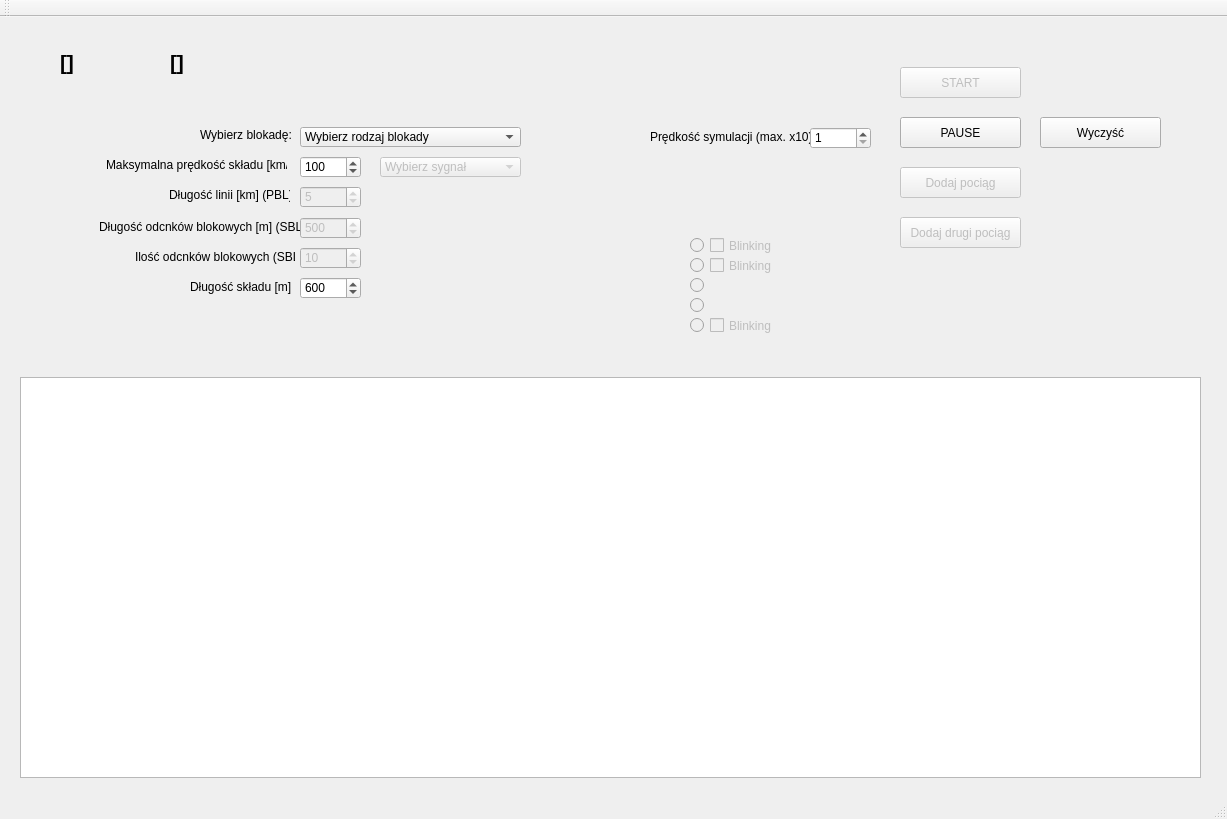
<?xml version="1.0" encoding="UTF-8"?>
<ui version="4.0">
 <class>MainWindow</class>
 <widget class="QMainWindow" name="MainWindow">
  <property name="geometry">
   <rect>
    <x>0</x>
    <y>0</y>
    <width>1227</width>
    <height>819</height>
   </rect>
  </property>
  <property name="windowTitle">
   <string>MainWindow</string>
  </property>
  <widget class="QWidget" name="centralWidget">
   <widget class="QLabel" name="lbl_iloscOdcinkow">
    <property name="geometry">
     <rect>
      <x>135</x>
      <y>230</y>
      <width>160</width>
      <height>20</height>
     </rect>
    </property>
    <property name="text">
     <string>Ilość odcnków blokowych (SBL):</string>
    </property>
   </widget>
   <widget class="QComboBox" name="cbb_wybierzBlokade">
    <property name="geometry">
     <rect>
      <x>300</x>
      <y>110</y>
      <width>221</width>
      <height>20</height>
     </rect>
    </property>
    <item>
     <property name="text">
      <string>Wybierz rodzaj blokady</string>
     </property>
    </item>
    <item>
     <property name="text">
      <string>Blokada półsamoczynna (PBL)</string>
     </property>
    </item>
    <item>
     <property name="text">
      <string>Dwustawna blokada samoczynna (SBL)</string>
     </property>
    </item>
    <item>
     <property name="text">
      <string>Trzystawna blokada samoczynna (SBL)</string>
     </property>
    </item>
    <item>
     <property name="text">
      <string>Czterostawna blokada samoczynna (SBL)</string>
     </property>
    </item>
   </widget>
   <widget class="QSpinBox" name="spb_dlugoscLinii">
    <property name="enabled">
     <bool>false</bool>
    </property>
    <property name="geometry">
     <rect>
      <x>300</x>
      <y>169</y>
      <width>61</width>
      <height>22</height>
     </rect>
    </property>
    <property name="minimum">
     <number>1</number>
    </property>
    <property name="maximum">
     <number>9999</number>
    </property>
    <property name="value">
     <number>5</number>
    </property>
   </widget>
   <widget class="QLabel" name="lbl_wybierzBlokade">
    <property name="geometry">
     <rect>
      <x>200</x>
      <y>110</y>
      <width>91</width>
      <height>16</height>
     </rect>
    </property>
    <property name="text">
     <string>Wybierz blokadę:</string>
    </property>
   </widget>
   <widget class="QSpinBox" name="spb_dlugoscOdcinkow">
    <property name="enabled">
     <bool>false</bool>
    </property>
    <property name="geometry">
     <rect>
      <x>300</x>
      <y>200</y>
      <width>61</width>
      <height>22</height>
     </rect>
    </property>
    <property name="minimum">
     <number>1</number>
    </property>
    <property name="maximum">
     <number>9999</number>
    </property>
    <property name="value">
     <number>500</number>
    </property>
   </widget>
   <widget class="QGraphicsView" name="sce_scene">
    <property name="geometry">
     <rect>
      <x>20</x>
      <y>360</y>
      <width>1181</width>
      <height>401</height>
     </rect>
    </property>
   </widget>
   <widget class="QSpinBox" name="spb_predkoscSymulacji">
    <property name="geometry">
     <rect>
      <x>810</x>
      <y>110</y>
      <width>61</width>
      <height>22</height>
     </rect>
    </property>
    <property name="minimum">
     <number>1</number>
    </property>
    <property name="maximum">
     <number>10</number>
    </property>
   </widget>
   <widget class="QSpinBox" name="spb_dlugoscSkladu">
    <property name="geometry">
     <rect>
      <x>300</x>
      <y>260</y>
      <width>61</width>
      <height>22</height>
     </rect>
    </property>
    <property name="minimum">
     <number>1</number>
    </property>
    <property name="maximum">
     <number>9999</number>
    </property>
    <property name="value">
     <number>600</number>
    </property>
   </widget>
   <widget class="QSpinBox" name="spb_maksymalnaPredkosc">
    <property name="geometry">
     <rect>
      <x>300</x>
      <y>139</y>
      <width>61</width>
      <height>22</height>
     </rect>
    </property>
    <property name="minimum">
     <number>1</number>
    </property>
    <property name="maximum">
     <number>500</number>
    </property>
    <property name="value">
     <number>100</number>
    </property>
   </widget>
   <widget class="QLabel" name="lbl_predkoscSymulacji">
    <property name="geometry">
     <rect>
      <x>650</x>
      <y>110</y>
      <width>160</width>
      <height>20</height>
     </rect>
    </property>
    <property name="text">
     <string>Prędkość symulacji (max. x10): </string>
    </property>
   </widget>
   <widget class="QLabel" name="lbl_maksymalnaPredkosc">
    <property name="geometry">
     <rect>
      <x>106</x>
      <y>140</y>
      <width>181</width>
      <height>16</height>
     </rect>
    </property>
    <property name="text">
     <string>Maksymalna prędkość składu [km/h]:</string>
    </property>
   </widget>
   <widget class="QLabel" name="lbl_dlugoscLinii">
    <property name="geometry">
     <rect>
      <x>169</x>
      <y>170</y>
      <width>121</width>
      <height>16</height>
     </rect>
    </property>
    <property name="text">
     <string>Długość linii [km] (PBL):</string>
    </property>
   </widget>
   <widget class="QPushButton" name="btn3">
    <property name="enabled">
     <bool>false</bool>
    </property>
    <property name="geometry">
     <rect>
      <x>900</x>
      <y>50</y>
      <width>121</width>
      <height>31</height>
     </rect>
    </property>
    <property name="text">
     <string>START</string>
    </property>
    <property name="checkable">
     <bool>false</bool>
    </property>
   </widget>
   <widget class="QSpinBox" name="spb_iloscOdcinkow">
    <property name="enabled">
     <bool>false</bool>
    </property>
    <property name="geometry">
     <rect>
      <x>300</x>
      <y>230</y>
      <width>61</width>
      <height>22</height>
     </rect>
    </property>
    <property name="minimum">
     <number>1</number>
    </property>
    <property name="maximum">
     <number>9999</number>
    </property>
    <property name="value">
     <number>10</number>
    </property>
   </widget>
   <widget class="QLabel" name="label">
    <property name="geometry">
     <rect>
      <x>170</x>
      <y>10</y>
      <width>31</width>
      <height>71</height>
     </rect>
    </property>
    <property name="font">
     <font>
      <pointsize>16</pointsize>
      <weight>75</weight>
      <bold>true</bold>
     </font>
    </property>
    <property name="text">
     <string>[]</string>
    </property>
   </widget>
   <widget class="QLabel" name="lbl_dlugoscOdcinkow">
    <property name="geometry">
     <rect>
      <x>99</x>
      <y>200</y>
      <width>201</width>
      <height>20</height>
     </rect>
    </property>
    <property name="text">
     <string>Długość odcnków blokowych [m] (SBL):</string>
    </property>
   </widget>
   <widget class="QLabel" name="lbl_dlugoscSkladu">
    <property name="geometry">
     <rect>
      <x>190</x>
      <y>260</y>
      <width>101</width>
      <height>20</height>
     </rect>
    </property>
    <property name="text">
     <string>Długość składu [m]:</string>
    </property>
   </widget>
   <widget class="QPushButton" name="btnAddTrain">
    <property name="enabled">
     <bool>false</bool>
    </property>
    <property name="geometry">
     <rect>
      <x>900</x>
      <y>200</y>
      <width>121</width>
      <height>31</height>
     </rect>
    </property>
    <property name="text">
     <string>Dodaj drugi pociąg</string>
    </property>
   </widget>
   <widget class="QPushButton" name="btnAdd1Train">
    <property name="enabled">
     <bool>false</bool>
    </property>
    <property name="geometry">
     <rect>
      <x>900</x>
      <y>150</y>
      <width>121</width>
      <height>31</height>
     </rect>
    </property>
    <property name="text">
     <string>Dodaj pociąg</string>
    </property>
   </widget>
   <widget class="QLabel" name="label_2">
    <property name="geometry">
     <rect>
      <x>60</x>
      <y>10</y>
      <width>31</width>
      <height>71</height>
     </rect>
    </property>
    <property name="font">
     <font>
      <pointsize>16</pointsize>
      <weight>75</weight>
      <bold>true</bold>
     </font>
    </property>
    <property name="text">
     <string>[]</string>
    </property>
   </widget>
   <widget class="QRadioButton" name="rdbFirst">
    <property name="enabled">
     <bool>false</bool>
    </property>
    <property name="geometry">
     <rect>
      <x>690</x>
      <y>220</y>
      <width>16</width>
      <height>17</height>
     </rect>
    </property>
    <property name="accessibleDescription">
     <string/>
    </property>
    <property name="text">
     <string/>
    </property>
    <property name="autoExclusive">
     <bool>false</bool>
    </property>
   </widget>
   <widget class="QCheckBox" name="chbFifth">
    <property name="enabled">
     <bool>false</bool>
    </property>
    <property name="geometry">
     <rect>
      <x>710</x>
      <y>300</y>
      <width>70</width>
      <height>17</height>
     </rect>
    </property>
    <property name="text">
     <string>Blinking</string>
    </property>
   </widget>
   <widget class="QCheckBox" name="chbSecond">
    <property name="enabled">
     <bool>false</bool>
    </property>
    <property name="geometry">
     <rect>
      <x>710</x>
      <y>240</y>
      <width>70</width>
      <height>17</height>
     </rect>
    </property>
    <property name="text">
     <string>Blinking</string>
    </property>
   </widget>
   <widget class="QRadioButton" name="rdbThird">
    <property name="enabled">
     <bool>false</bool>
    </property>
    <property name="geometry">
     <rect>
      <x>690</x>
      <y>260</y>
      <width>16</width>
      <height>17</height>
     </rect>
    </property>
    <property name="text">
     <string/>
    </property>
    <property name="autoExclusive">
     <bool>false</bool>
    </property>
   </widget>
   <widget class="QCheckBox" name="chbFirst">
    <property name="enabled">
     <bool>false</bool>
    </property>
    <property name="geometry">
     <rect>
      <x>710</x>
      <y>220</y>
      <width>70</width>
      <height>17</height>
     </rect>
    </property>
    <property name="text">
     <string>Blinking</string>
    </property>
   </widget>
   <widget class="QRadioButton" name="rdbSecond">
    <property name="enabled">
     <bool>false</bool>
    </property>
    <property name="geometry">
     <rect>
      <x>690</x>
      <y>240</y>
      <width>16</width>
      <height>17</height>
     </rect>
    </property>
    <property name="text">
     <string/>
    </property>
    <property name="autoExclusive">
     <bool>false</bool>
    </property>
   </widget>
   <widget class="QRadioButton" name="rdbFifth">
    <property name="enabled">
     <bool>false</bool>
    </property>
    <property name="geometry">
     <rect>
      <x>690</x>
      <y>300</y>
      <width>16</width>
      <height>17</height>
     </rect>
    </property>
    <property name="text">
     <string/>
    </property>
    <property name="autoExclusive">
     <bool>false</bool>
    </property>
   </widget>
   <widget class="QRadioButton" name="rdbFourth">
    <property name="enabled">
     <bool>false</bool>
    </property>
    <property name="geometry">
     <rect>
      <x>690</x>
      <y>280</y>
      <width>16</width>
      <height>17</height>
     </rect>
    </property>
    <property name="text">
     <string/>
    </property>
    <property name="autoExclusive">
     <bool>false</bool>
    </property>
   </widget>
   <widget class="QPushButton" name="btnClear">
    <property name="enabled">
     <bool>true</bool>
    </property>
    <property name="geometry">
     <rect>
      <x>1040</x>
      <y>100</y>
      <width>121</width>
      <height>31</height>
     </rect>
    </property>
    <property name="text">
     <string>Wyczyść</string>
    </property>
   </widget>
   <widget class="QPushButton" name="btnPause">
    <property name="enabled">
     <bool>true</bool>
    </property>
    <property name="geometry">
     <rect>
      <x>900</x>
      <y>100</y>
      <width>121</width>
      <height>31</height>
     </rect>
    </property>
    <property name="text">
     <string>PAUSE</string>
    </property>
    <property name="checkable">
     <bool>false</bool>
    </property>
   </widget>
   <widget class="QComboBox" name="cbb_PBLSignals">
    <property name="enabled">
     <bool>false</bool>
    </property>
    <property name="geometry">
     <rect>
      <x>380</x>
      <y>140</y>
      <width>141</width>
      <height>20</height>
     </rect>
    </property>
    <item>
     <property name="text">
      <string>Wybierz sygnał</string>
     </property>
    </item>
    <item>
     <property name="text">
      <string>S1</string>
     </property>
    </item>
    <item>
     <property name="text">
      <string>S2</string>
     </property>
    </item>
    <item>
     <property name="text">
      <string>S3</string>
     </property>
    </item>
    <item>
     <property name="text">
      <string>S4</string>
     </property>
    </item>
    <item>
     <property name="text">
      <string>S5</string>
     </property>
    </item>
    <item>
     <property name="text">
      <string>S6</string>
     </property>
    </item>
    <item>
     <property name="text">
      <string>S7</string>
     </property>
    </item>
    <item>
     <property name="text">
      <string>S8</string>
     </property>
    </item>
    <item>
     <property name="text">
      <string>S9</string>
     </property>
    </item>
    <item>
     <property name="text">
      <string>S10</string>
     </property>
    </item>
    <item>
     <property name="text">
      <string>S10a</string>
     </property>
    </item>
    <item>
     <property name="text">
      <string>S11</string>
     </property>
    </item>
    <item>
     <property name="text">
      <string>S11a</string>
     </property>
    </item>
    <item>
     <property name="text">
      <string>S12</string>
     </property>
    </item>
    <item>
     <property name="text">
      <string>S12a</string>
     </property>
    </item>
    <item>
     <property name="text">
      <string>S13</string>
     </property>
    </item>
    <item>
     <property name="text">
      <string>S13a</string>
     </property>
    </item>
    <item>
     <property name="text">
      <string>Sygnał zastępczy</string>
     </property>
    </item>
   </widget>
  </widget>
  <widget class="QMenuBar" name="menuBar">
   <property name="geometry">
    <rect>
     <x>0</x>
     <y>0</y>
     <width>1227</width>
     <height>21</height>
    </rect>
   </property>
  </widget>
  <widget class="QToolBar" name="mainToolBar">
   <attribute name="toolBarArea">
    <enum>TopToolBarArea</enum>
   </attribute>
   <attribute name="toolBarBreak">
    <bool>false</bool>
   </attribute>
  </widget>
  <widget class="QStatusBar" name="statusBar"/>
 </widget>
 <layoutdefault spacing="6" margin="11"/>
 <resources/>
 <connections/>
</ui>
